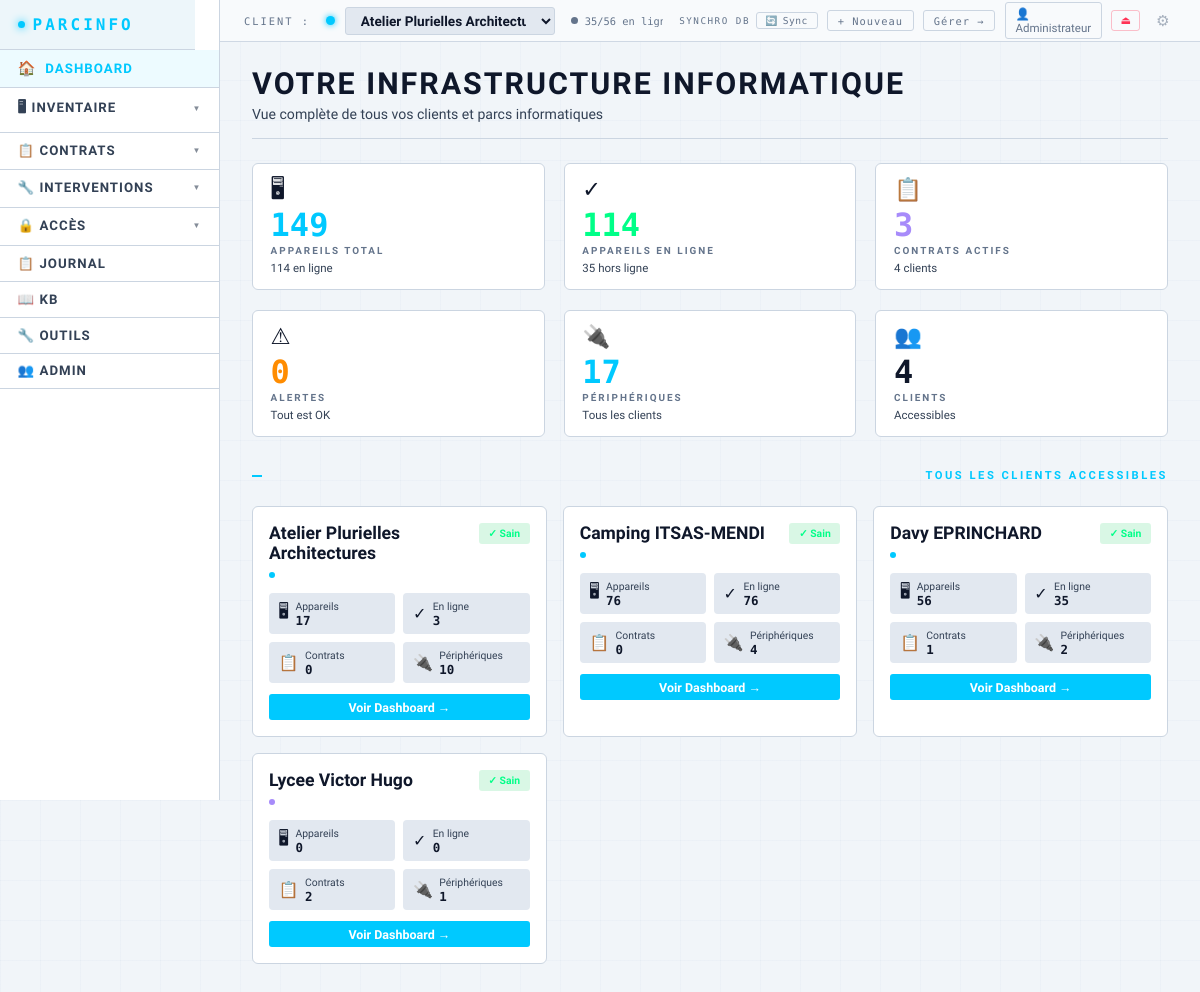
The page / (signed in) on the database its author committed.
### tables this page shows
CREATE TABLE clients (
        id INTEGER PRIMARY KEY AUTOINCREMENT,
        nom TEXT NOT NULL DEFAULT '',
        contact TEXT DEFAULT '',
        telephone TEXT DEFAULT '',
        email TEXT DEFAULT '',
        adresse TEXT DEFAULT '',
        notes TEXT DEFAULT '',
        couleur TEXT DEFAULT '#00c9ff',
        date_creation TEXT DEFAULT '',
        date_maj TEXT DEFAULT '', auth_user_id INTEGER DEFAULT NULL);

### app.py (the view)
@app.route('/')
@login_required
def index():
    user = get_auth_user()
    clients = get_clients()  # Récupère tous les clients accessibles (respects ACL)
    if not clients:
        return redirect(url_for('nouveau_client'))
    if len(clients) == 1:
        cid = clients[0]['id']
        session['client_id'] = cid
        return single_client_dashboard(cid)
    return user_dashboard()

### app.py (called while the page is built)
def retry_db_query(query_func, max_retries=5):
    retry_delay = 0.05  # 50ms initial
    for attempt in range(max_retries):
        try:
            return query_func()
        except sqlite3.OperationalError as e:
            if 'locked' in str(e).lower() and attempt < max_retries - 1:
                time.sleep(retry_delay * (2 ** attempt))
                continue
            else:
                raise e
        except Exception as e:
            raise e

@app.context_processor
def inject_auth_context():
    u = None
    uid = session.get('auth_user_id')
    if uid:
        try:
            conn = get_db()
            u = row_to_dict(conn.execute('SELECT id,login,nom,prenom,role,logo_fichier FROM auth_users WHERE id=?', (uid,)).fetchone() or {})
            conn.close()
        except Exception:
            logger.exception('Erreur inject_auth_context')
    return dict(auth_user=u)

@app.context_processor
def inject_csrf_token():
    return dict(csrf_token=_get_csrf_token())

@app.context_processor
def inject_dynamic_css():
    user = get_auth_user()
    auth_user_id = user['id'] if user else None
    dynamic_css = _generate_dynamic_css(auth_user_id=auth_user_id)
    return dict(dynamic_css=dynamic_css)

@app.before_request
def csrf_protect():
    validate_csrf_request()

@app.template_filter('type_css')
def type_css_filter(t):
    import re as _re
    if t in _TYPE_CSS_MAP:
        return _TYPE_CSS_MAP[t]
    key = _re.sub(r'[^a-z0-9]', '', str(t).lower())[:16]
    return key or 'autre'

@app.context_processor
def inject_cfg():
    types = get_liste('types_appareils')
    user = get_auth_user()
    auth_user_id = user['id'] if user else None
    cfg = cfg_all(auth_user_id=auth_user_id)
    type_badges = {}
    for t in types:
        k = type_css_filter(t)
        if k not in type_badges:
            val = cfg.get(f'type_badge_{k}', '')
            if val:
                type_badges[k] = val[:3].upper()
            else:
                type_badges[k] = _TYPE_BADGE_DEFAULTS.get(k, k[:3].upper() or 'AUT')
    return {
        'cfg': cfg,
        'types_appareils_ctx': types,
        'type_css_defaults': _TYPE_CSS_DEFAULTS,
        'type_badge_defaults': _TYPE_BADGE_DEFAULTS,
        'type_badges': type_badges,
    }

@app.before_request
def _auto_start_sync():
    global _sync_init_done
    if not _sync_init_done:
        _sync_init_done = True
        if cfg_get('db_type') == 'sync':
            _start_sync_thread()

### database.py (called while the page is built)
def get_local_db():
    return _local_db()

### templates/user_dashboard.html (shortened to what this page needs)
{% extends "base.html" %}
{% block content %}
<div class="page-header">
    <div>
        <h1>Votre Infrastructure Informatique</h1>
        <p>Vue complète de tous vos clients et parcs informatiques</p>
    </div>
</div>
<div class="dash-row cols-6" style="margin-bottom:1.5rem;">
    <div class="kpi accent">
        <div class="kpi-top">
            <div><span class="kpi-icon">🖥</span></div>
        </div>
        <div class="kpi-val">{{ total_devices }}</div>
        <div class="kpi-lbl">Appareils Total</div>
        <div class="kpi-sub">{{ total_online }} en ligne</div>
    </div>
    <div class="kpi green">
        <div class="kpi-top">
            <div><span class="kpi-icon">✓</span></div>
        </div>
        <div class="kpi-val">{{ total_online }}</div>
        <div class="kpi-lbl">Appareils En Ligne</div>
        {% set offline = total_devices - total_online %}
        <div class="kpi-sub">{{ offline }} hors ligne</div>
    </div>
    <div class="kpi purple">
        <div class="kpi-top">
            <div><span class="kpi-icon">📋</span></div>
        </div>
        <div class="kpi-val">{{ total_contracts }}</div>
        <div class="kpi-lbl">Contrats Actifs</div>
        <div class="kpi-sub">{{ clients|length }} clients</div>
    </div>
    <div class="kpi orange">
        <div class="kpi-top">
            <div><span class="kpi-icon">⚠</span></div>
        </div>
        <div class="kpi-val">{{ total_alerts_count }}</div>
        <div class="kpi-lbl">Alertes</div>
        {% if total_alerts_count > 0 %}
        <div class="kpi-sub">Action requise</div>
        {% else %}
        <div class="kpi-sub">Tout est OK</div>
        {% endif %}
    </div>
    <div class="kpi accent">
        <div class="kpi-top">
            <div><span class="kpi-icon">🔌</span></div>
        </div>
        <div class="kpi-val">{{ total_peripherals }}</div>
        <div class="kpi-lbl">Périphériques</div>
        <div class="kpi-sub">Tous les clients</div>
    </div>
    <div class="kpi">
        <div class="kpi-top">
            <div><span class="kpi-icon">👥</span></div>
        </div>
        <div class="kpi-val">{{ clients|length }}</div>
        <div class="kpi-lbl">Clients</div>
        <div class="kpi-sub">Accessibles</div>
    </div>
</div>
<div style="margin:2rem 0 1rem;">
    <div class="s-head">Tous les Clients Accessibles</div>
</div>
<div class="clients-grid">
{% for cd in clients_data %}
    {% set client = cd.client %}
    {% set stats = cd.stats %}
    {% set alerts = cd.alerts %}
    {% set alert_count = cd.alert_count %}
    <div class="client-card">
        <div class="client-card-header">
            <div>
                <div class="client-card-title">
                    <a href="/client/{{ client.id }}/dashboard">{{ client.nom }}</a>
                </div>
                {% if client.couleur %}
                <div style="display:inline-block;width:6px;height:6px;border-radius:50%;background:{{ client.couleur }};margin-top:.3rem;"></div>
                {% endif %}
            </div>
            {% if alert_count > 0 %}
            <div class="client-alert-badge {% if alert_count > 2 %}critical{% else %}warning{% endif %}">
                {{ alert_count }} alerte{{ 's' if alert_count != 1 }}
            </div>
            {% else %}
            <div class="client-alert-badge" style="background:rgba(0,200,83,.15);color:var(--accent-green);">
                ✓ Sain
            </div>
            {% endif %}
        </div>
        <div class="client-stats-grid">
            <div class="client-stat">
                <div class="client-stat-icon">🖥</div>
                <div class="client-stat-value">
                    <span class="client-stat-label">Appareils</span>
                    <span class="client-stat-number">{{ stats.nb_app_total }}</span>
                </div>
            </div>
            <div class="client-stat">
                <div class="client-stat-icon">✓</div>
                <div class="client-stat-value">
                    <span class="client-stat-label">En ligne</span>
                    <span class="client-stat-number">{{ stats.nb_en_ligne }}</span>
                </div>
            </div>
            <div class="client-stat">
                <div class="client-stat-icon">📋</div>
                <div class="client-stat-value">
                    <span class="client-stat-label">Contrats</span>
                    <span class="client-stat-number">{{ stats.nb_contrats }}</span>
                </div>
            </div>
            <div class="client-stat">
                <div class="client-stat-icon">🔌</div>
                <div class="client-stat-value">
                    <span class="client-stat-label">Périphériques</span>
                    <span class="client-stat-number">{{ stats.nb_periph }}</span>
                </div>
            </div>
        </div>
        <a href="/client/{{ client.id }}/dashboard" class="client-action">
            Voir Dashboard →
        </a>
    </div>
{% endfor %}
</div>
{% endblock %}

### templates/base.html (style rules this page uses)
:root { --bg-primary: #0a0d12; --bg-secondary: #0f1520; --bg-card: #131c2b; --border: #1e3a5f; --border-glow: #2e6cb0; --accent: #00c9ff; --accent2: #0066ff; --accent-green: #00ff88; --accent-orange: #ff8c00; --accent-red: #ff3355; --text-primary: #d0e8ff; --text-secondary: #6a8aaa; --text-muted: #3a5570; --grid-color: rgba(0,100,200,0.06); --topbar-bg: rgba(8,11,16,0.98); --topbar-border: rgba(30,58,95,0.6); --nav-bg: rgba(10,13,18,0.95); --input-bg: #0f1520; --input-border: #1e3a5f; --drawer-bg: #0d1520; --drawer-border: rgba(0,201,255,.2); }
body.theme-light { --bg-primary: #f1f5f9; --bg-secondary: #e2e8f0; --bg-card: #ffffff; --border: #cbd5e1; --border-glow: #64748b; --text-primary: #0f172a; --text-secondary: #334155; --text-muted: #64748b; --grid-color: rgba(100,150,200,0.04); --topbar-bg: rgba(248,250,252,0.98); --topbar-border: rgba(203,213,225,0.9); --nav-bg: rgba(255,255,255,0.98); --input-bg: #ffffff; --input-border: #94a3b8; --drawer-bg: #ffffff; --drawer-border: rgba(0,120,180,.2); }
* { box-sizing: border-box; margin: 0; padding: 0; }
body { font-family: 'Exo 2', sans-serif; background: var(--bg-primary); color: var(--text-primary); min-height: 100vh; background-image: linear-gradient(var(--grid-color) 1px, transparent 1px), linear-gradient(90deg, var(--grid-color) 1px, transparent 1px); background-size: 40px 40px; }
.page-header { margin-bottom: 1.5rem; padding-bottom: 1rem; border-bottom: 1px solid var(--border); }
.page-header h1 { font-family: 'Rajdhani', sans-serif; font-size: 1.9rem; font-weight: 700; letter-spacing: 2px; text-transform: uppercase; }
.page-header p { color: var(--text-secondary); margin-top: 0.3rem; font-size: 0.88rem; }

### rows shown on the page
clients: nom "Atelier Plurielles Architectures", couleur "#00c9ff" (drawn)
clients: nom "Camping ITSAS-MENDI", couleur "#00c9ff" (drawn)
clients: nom "Davy EPRINCHARD", couleur "#00c9ff" (drawn)
clients: nom "Lycee Victor Hugo", couleur "#a78bfa" (drawn)

### other values the page prints
{{ session.get('auth_user_nom', 'Profil') }} "Administrateur"
{{ total_devices }} "149"
{{ total_online }} "114"
{{ offline }} "35"
{{ total_contracts }} "3"
{{ clients|length }} "4"
{{ total_alerts_count }} "0"
{{ total_peripherals }} "17"
{{ stats.nb_app_total }} "17" "76" "56" "0"
{{ stats.nb_en_ligne }} "3" "76" "35" "0"
{{ stats.nb_contrats }} "0" "0" "1" "2"
{{ stats.nb_periph }} "10" "4" "2" "1"
form field value "Atelier Plurielles Architectures"
